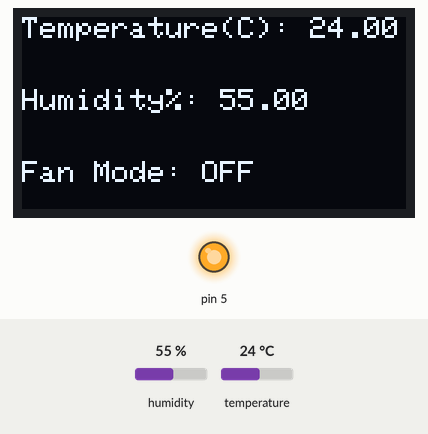
This sketch was run on a simulated Arduino Uno, built with avr-gcc and run on an emulated ATmega328P. On the bench: 128×64 one-colour display, output pins drawn as LEDs (lit = HIGH). The inputs (shaded band) are chosen by the test bench; at power-on: humidity 55 %, temperature 24 °C.

Above: at 2.8 s.
2.9 s: humidity set to 22 %
At 4.9 s:
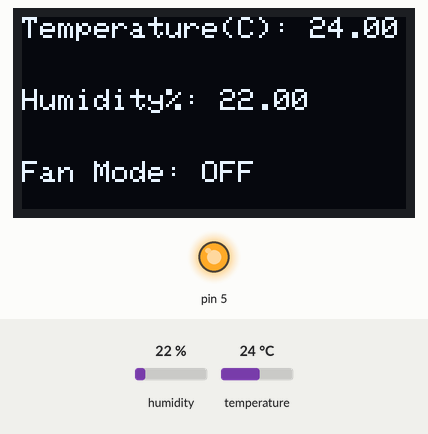
5.6 s: temperature set to 12 °C
At 7.5 s:
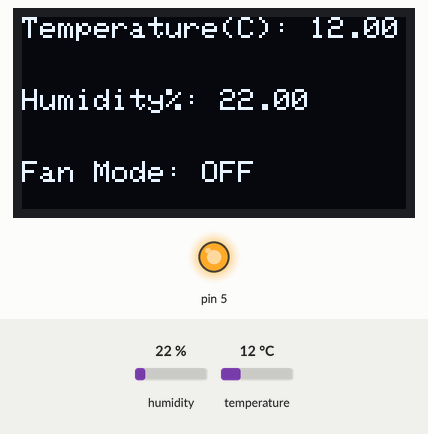
8.3 s: humidity set to 40 %
At 11.3 s:
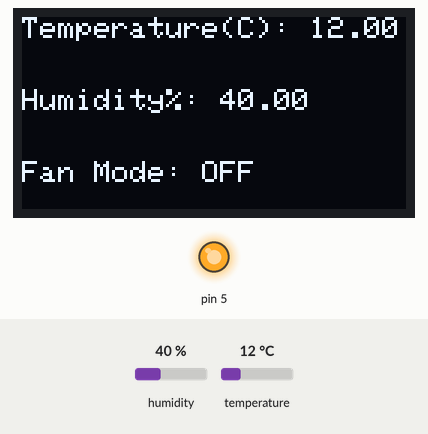
11.7 s: temperature set to 19 °C
Timing chart, 0 to 14.7 s (numbered marks = the images above; inputs shaded):
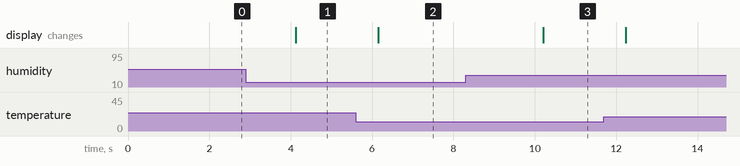

Measured:
- after the input at 2.9 s, the display: changes after 1.2 s (image 1)
- after the input at 5.6 s, the display: changes after 0.55 s (image 2)
- after the input at 8.3 s, the display: changes after 1.9 s (image 3)

The sketch:

solar_dehydrator.ino
```cpp
#include<DHT.h>
#include <SPI.h>
#include <Wire.h>
#include <Adafruit_GFX.h>
#include <Adafruit_SSD1306.h>


// Define OLED parameterstemperature =dht.readTemperature();
#define SCREEN_WIDTH 128 // OLED display width, in pixels
#define SCREEN_HEIGHT 64 // OLED display height, in pixels

// Define DHT temperature sensor parameters
#define DHTPIN 2
#define DHTTYPE DHT22

// Declaration for SSD1306 display connected using software SPI (default case):
#define OLED_MOSI   12
#define OLED_CLK   11
#define OLED_DC    10
#define OLED_CS    8
#define OLED_RESET 9

// Define temperature threshold
#define THRESHOLD 57.2

// Initialize the display and temperature sensor
Adafruit_SSD1306 display(SCREEN_WIDTH, SCREEN_HEIGHT,
  			OLED_MOSI, OLED_CLK, OLED_DC,
			OLED_RESET, OLED_CS);
DHT dht(DHTPIN,DHTTYPE);

// Create global variables to hold sensor data
float humidity;
float temperature;
bool fan_mode = false;

// Function to print sensor data to OLED
void screen_refresh(float humidity, float temperature, bool fan_mode)
{
  display.clearDisplay();
  display.setTextSize(1.8);
  display.setTextColor(WHITE);
  display.setCursor(0, 0);
  display.print(F("Temperature(C): "));
  display.println(temperature);
  display.println();
  display.println();
  display.print(F("Humidity%: "));
  display.println(humidity);
  display.println();
  display.println();
  display.print(F("Fan Mode: "));
  if(fan_mode){
    display.println(F("ON"));
  }else{
    display.println(F("OFF"));
  }
  display.display();
}

// Setup code section
void setup() {

 // Initialize serial port to 9600 baud
 Serial.begin(9600);

 // Initialize temperature sensor
 dht.begin();

 // Check display status
 if(!display.begin(SSD1306_SWITCHCAPVCC)) {
   Serial.println(F("SSD1306 allocation failed"));
   for(;;); // Don't proceed, loop forever
 }

 // Initialize relay pin as output and initialize to off
 pinMode(5,OUTPUT);
 digitalWrite(5, HIGH); // Relay is active low
}

void loop() {

  // Read sensor data
  humidity = dht.readHumidity();
  temperature = dht.readTemperature();

  // Determine fan mode based on sensor data
  if(temperature>THRESHOLD){
    digitalWrite(5, LOW);  // Relay is active low
    fan_mode=true;
  }else{
    digitalWrite(5, HIGH); // Relay is active low
    fan_mode=false;
  }

  // Print data to screen
  screen_refresh(humidity, temperature, fan_mode);
}
```
